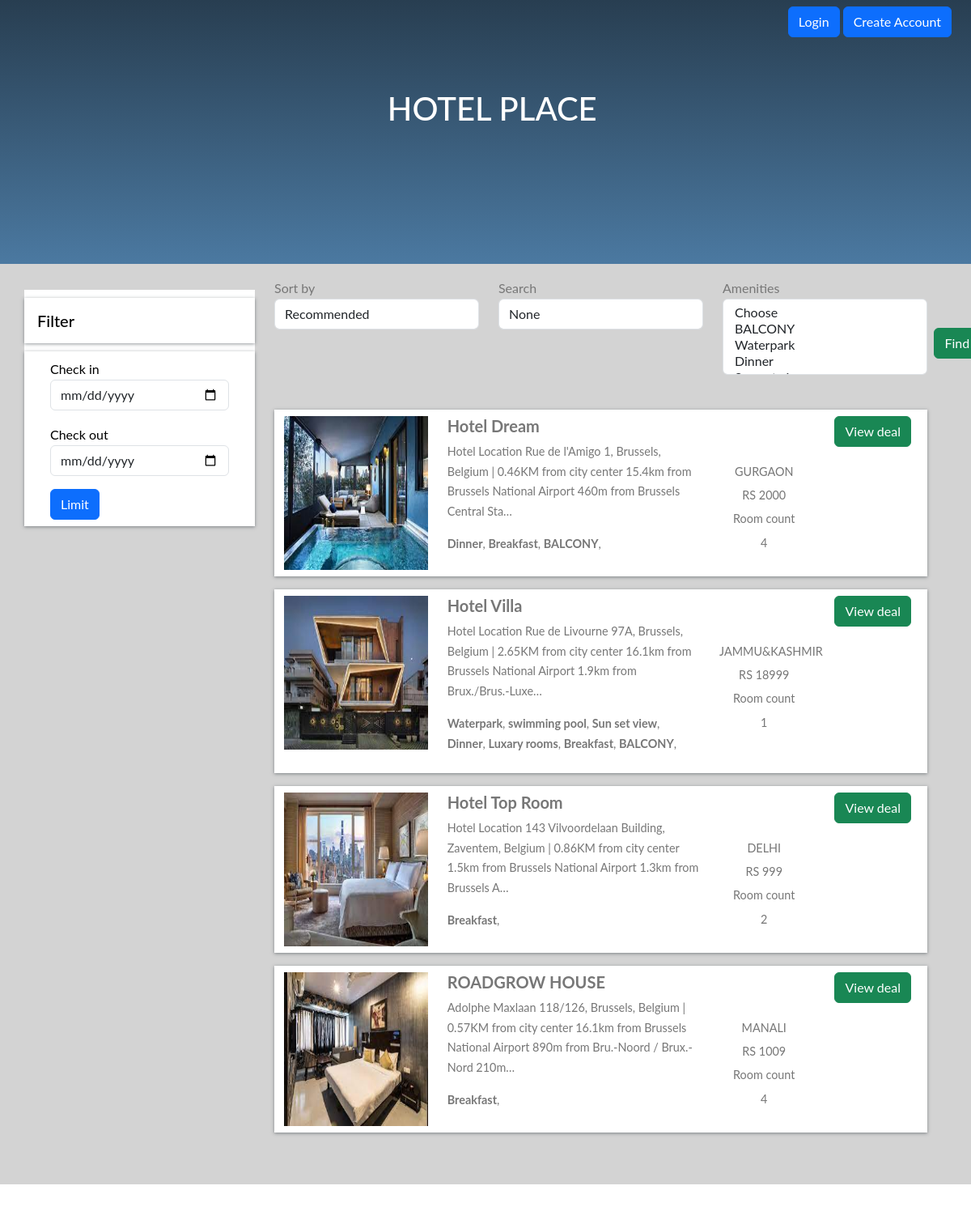
The page / on the database its author committed.
### home/models.py (models this page shows, shortened)
class BaseModel(models.Model):
    uid = models.UUIDField(default=uuid.uuid4   , editable=False , primary_key=True)
    created_at = models.DateField(auto_now_add=True)
    updated_at = models.DateField(auto_now_add=True)
    class Meta:
        abstract = True

class Hotel(BaseModel):
    hotel_name= models.CharField(max_length=100)
    hotel_price = models.IntegerField()
    description = models.TextField()
    amenities = models.ManyToManyField(Amenities)
    room_count = models.IntegerField(default=10)
    place_name = models.CharField(max_length=100, default='Default Place Name')

class HotelImages(BaseModel):
    hotel= models.ForeignKey(Hotel ,related_name="images", on_delete=models.CASCADE)
    images = models.ImageField(upload_to="hotels")

class Amenities(BaseModel):
    amenity_name = models.CharField(max_length=100)

### home/views.py (the view)
# urls.py: path('', home, name='home'),
def home(request):
    amenities_objs = Amenities.objects.all()
    hotels_objs = Hotel.objects.all()
    sort_by = request.GET.get('sort_by')
    search = request.GET.get('search')
    amenities = request.GET.getlist('amenities')
    print(amenities)
    if sort_by:
        if sort_by == 'ASC':
            hotels_objs = hotels_objs.order_by('hotel_price')
        elif sort_by == 'DSC':
            hotels_objs = hotels_objs.order_by('-hotel_price')
    if search:
        hotels_objs = hotels_objs.filter(
            Q(hotel_name__icontains = search) |
            Q(description__icontains = search))
    if len(amenities):
        hotels_objs = hotels_objs.filter(amenities__amenity_name__in = amenities).distinct()
    context = {'amenities_objs' : amenities_objs , 'hotels_objs' : hotels_objs , 'sort_by' : sort_by
    , 'search' : search , 'amenities' : amenities}
    return render(request , 'home.html' ,context)

### home/templates/home.html (shortened to what this page needs)
{% extends "base.html" %}
{%  block start %}
<section class="colorful jumbotron mb-0" role="banner">
    <nav class="navbar navbar-expand-lg justify-content-between navbar-dark" role="navigation">
       <div style="margin-right:2%;"><a href="{% url 'login_page' %}" class="btn btn-primary">Login</a>
           <a href="{% url 'register_page' %}" class="btn btn-primary">Create Account</a>
       </div>
    </nav>
    <div class="container hotels-container">
        <div class="row mt-2 justify-content-between">
            <div class="col-md-8 text-white align-self-center mb-2 p-4">
                <h1 style="margin-left: 60%">HOTEL PLACE</h1>
            </div>
        </div>
    </div>
</section>
<section class="search-container mb-5 ">
    <div class="container">
        <div class="row">
            <div class="col-lg-3">
                <div class="row mt-2 justify-content-between">
                    <div  class="filter-card">
                        <h5>Filter</h5>
                        <form action="#">
                            <div class="row form-group">
                                <div class="col-md-12">
                                    <label for="mintopay">Check in</label>
                                    <p>
                                        <input type="date" name="checkin" id="checkin" class="form-control">
                                    </p>
                                </div>
                                <div class="col-md-12">
                                    <label for="maxtopay">Check out</label>
                                    <p>
                                        <input type="date" name="checkout" id="checkout" class="form-control">
                                    </p>
                                </div>
                            </div>
                            <div class="row form-group">
                                <div class="col-md-12">
                                    <input type="submit" class="btn btn-primary btn-block" value="Limit">
                                </div>
                            </div>
                        </form>
                    </div>
                </div>
            </div>
            <div class="col-lg-9  px-4 mb-5">
                <form>
                <div class="row mt-3">
                    <div class="col-md-4">
                    <div class="form-inline">
                        <label class="" for="exampleFormControlSelect1">Sort by</label>
                        <select class="form-control" name="sort_by" id="exampleFormControlSelect1">
                            <option value="">Recommended</option>
                        </select>
                    </div>
                    </div>
                    <div class="col-md-4">
                        <div class="form-inline">
                            <label class="" for="exampleFormControlSelect1">Search</label>
                            <input name="search" class="form-control" value="{{search}}" placeholder="Search">
                        </div>
                    </div>
                    <div class="col-md-4">
                        <div class="form-inline">
                           <label class="" for="exampleFormControlSelect1">Amenities</label>
                            <select name="amenities" class="form-control" multiple>
                            <option value="">Choose</option>
                            {% for amenities_obj in amenities_objs %}
                            <option {% if amenities_obj.amenity_name in amenities  %} selected {%endif%}value="{{amenities_obj.amenity_name}}">{{amenities_obj.amenity_name}}</option>
                                {% endfor %}
                        </select>
                        <div class="col-md-4">
                            <button style="margin-left:310%; margin-top:-130%;" type="submit" class="btn btn-success">Find</button>
                        </div>
                        </div>
                    </div>
                </div>
                </form>
                {% for hotels_obj in hotels_objs %}
                <div class="row search-card-result">
                    <div class="col-md-3">
                    <a href="/hotel-detail/{{hotels_obj.uid}}">
                        <img class="img-fluid" src="/media/{{hotels_obj.images.first.images}}" alt="Card image cap">
                    </a></div>
                    <div class="col-md-5">
                        <h5>{{hotels_obj.hotel_name}}</h5>
                        <p>
                            {{hotels_obj.description|truncatechars:150}}
                        </p>
                        <p>
                            {%for amenitie in hotels_obj.amenities.all %}
                            <b>{{amenitie.amenity_name}}</b>,
                            {% endfor %}
                        </p>
                    </div>
                    <div  style="margin-top:7%" class="col-md-2 border-left text-center more-offers">
                        <p>{{hotels_obj.place_name}}</p>
                        <p>RS {{hotels_obj.hotel_price}}</p>
                        <p>Room count</p>
                        <p>{{hotels_obj.room_count}}</p>
                    </div>
                    <div class="col-md-2 border-left text-center more-offers">
                        <div class="btn btn-success">View deal </div>
                    </div>
                </div>
                {% endfor %}
            </div>
        </div>
    </div>
</section>
{% endblock %}

### home/templates/base.html (shortened to what this page needs)
<!doctype html>
<html lang="en">
  <head>
    <link href="https://cdn.jsdelivr.net/npm/bootstrap@5.3.2/dist/css/bootstrap.min.css" rel="stylesheet">
  </head>
  <body>
   {% block start %}
   {% endblock %}
  </body>
</html>

### home/templates/base.html (style rules this page uses)
body { font-family: "Lato", Arial, sans-serif; font-weight: 400; font-size: 16px; line-height: 1.7; background: #fff; color: #777; }
nav { margin-bottom: 1rem; }
nav a { color: white; -webkit-transition: 0.5s; -o-transition: 0.5s; transition: 0.5s; }
.colorful { background: #4b79a1; background: -webkit-linear-gradient(to bottom, #283e51, #4b79a1); background: linear-gradient(to bottom, #283e51, #4b79a1); border-radius: 0px; padding: 0px 0 1rem 0 !important; }
.hotels-container { padding: 0.5rem 0 7rem 0; }
.search-container { background: #d3d3d3; }
.search-card-result { box-shadow: 0px 1px 4px rgba(41, 51, 57, 0.5); margin: 1rem 0; padding: 0.5rem 0; background-color: #fff; }
.search-card-result img { height: 190px; }
.search-card-result h5 { font-style: 1.1rem; font-weight: 700; }
.search-card-result p { font-size: 0.9rem; }
.search-card-result .more-offers p { margin-bottom: 0.3rem; }
.filter-card { padding: 0; background: #fff; color: black; }
.filter-card h5 { margin: 10px 0; padding: 1rem; box-shadow: 0px 1px 4px rgba(41, 51, 57, 0.5); color: #000; }
.filter-card form { box-shadow: 0px 1px 4px rgba(41, 51, 57, 0.5); padding: 0.5rem 2rem; }

### rows shown on the page
Hotel: images.first.images (picture), hotel_name "Hotel Dream", description "Hotel Location Rue de l'Amigo 1, Brussels, Belgium | 0.46KM from city center 15.4km from Brussels National Airport 460m from Brussels Central Sta…", place_name "GURGAON", hotel_price "2000", room_count "4"
Amenities: amenity_name "Dinner"
Amenities: amenity_name "Breakfast"
Amenities: amenity_name "BALCONY"
Hotel: images.first.images (picture), hotel_name "Hotel Villa", description "Hotel Location Rue de Livourne 97A, Brussels, Belgium | 2.65KM from city center 16.1km from Brussels National Airport 1.9km from Brux./Brus.-Luxe…", place_name "JAMMU&KASHMIR", hotel_price "18999", room_count "1"
Amenities: amenity_name "Waterpark"
Amenities: amenity_name "swimming pool"
Amenities: amenity_name "Sun set view"
Amenities: amenity_name "Luxary rooms"
Hotel: images.first.images (picture), hotel_name "Hotel Top Room", description "Hotel Location 143 Vilvoordelaan Building, Zaventem, Belgium | 0.86KM from city center 1.5km from Brussels National Airport 1.3km from Brussels A…", place_name "DELHI", hotel_price "999", room_count "2"
Hotel: images.first.images (picture), hotel_name "ROADGROW HOUSE", description "Adolphe Maxlaan 118/126, Brussels, Belgium | 0.57KM from city center 16.1km from Brussels National Airport 890m from Bru.-Noord / Brux.-Nord 210m…", place_name "MANALI", hotel_price "1009", room_count "4"
